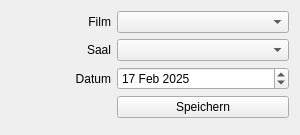
<?xml version="1.0" encoding="UTF-8"?>
<ui version="4.0">
 <class>AddPlayTimeForm</class>
 <widget class="QWidget" name="AddPlayTimeForm">
  <property name="geometry">
   <rect>
    <x>0</x>
    <y>0</y>
    <width>300</width>
    <height>135</height>
   </rect>
  </property>
  <property name="windowTitle">
   <string>Form</string>
  </property>
  <layout class="QHBoxLayout" name="horizontalLayout">
   <item>
    <layout class="QFormLayout" name="formLayout">
     <item row="0" column="0">
      <widget class="QLabel" name="filmLabel">
       <property name="minimumSize">
        <size>
         <width>100</width>
         <height>0</height>
        </size>
       </property>
       <property name="text">
        <string>Film</string>
       </property>
       <property name="alignment">
        <set>Qt::AlignmentFlag::AlignRight|Qt::AlignmentFlag::AlignTrailing|Qt::AlignmentFlag::AlignVCenter</set>
       </property>
      </widget>
     </item>
     <item row="0" column="1">
      <widget class="QComboBox" name="filmComboBox"/>
     </item>
     <item row="1" column="0">
      <widget class="QLabel" name="saalLabel">
       <property name="minimumSize">
        <size>
         <width>100</width>
         <height>0</height>
        </size>
       </property>
       <property name="text">
        <string>Saal</string>
       </property>
       <property name="alignment">
        <set>Qt::AlignmentFlag::AlignRight|Qt::AlignmentFlag::AlignTrailing|Qt::AlignmentFlag::AlignVCenter</set>
       </property>
      </widget>
     </item>
     <item row="1" column="1">
      <widget class="QComboBox" name="saalComboBox"/>
     </item>
     <item row="2" column="0">
      <widget class="QLabel" name="datumLabel">
       <property name="minimumSize">
        <size>
         <width>100</width>
         <height>0</height>
        </size>
       </property>
       <property name="text">
        <string>Datum</string>
       </property>
       <property name="alignment">
        <set>Qt::AlignmentFlag::AlignRight|Qt::AlignmentFlag::AlignTrailing|Qt::AlignmentFlag::AlignVCenter</set>
       </property>
      </widget>
     </item>
     <item row="2" column="1">
      <widget class="QDateEdit" name="datumDateEdit">
       <property name="dateTime">
        <datetime>
         <hour>23</hour>
         <minute>0</minute>
         <second>0</second>
         <year>2025</year>
         <month>2</month>
         <day>17</day>
        </datetime>
       </property>
      </widget>
     </item>
     <item row="3" column="1">
      <widget class="QPushButton" name="pushButton">
       <property name="text">
        <string>Speichern</string>
       </property>
      </widget>
     </item>
    </layout>
   </item>
  </layout>
 </widget>
 <resources/>
 <connections/>
</ui>
